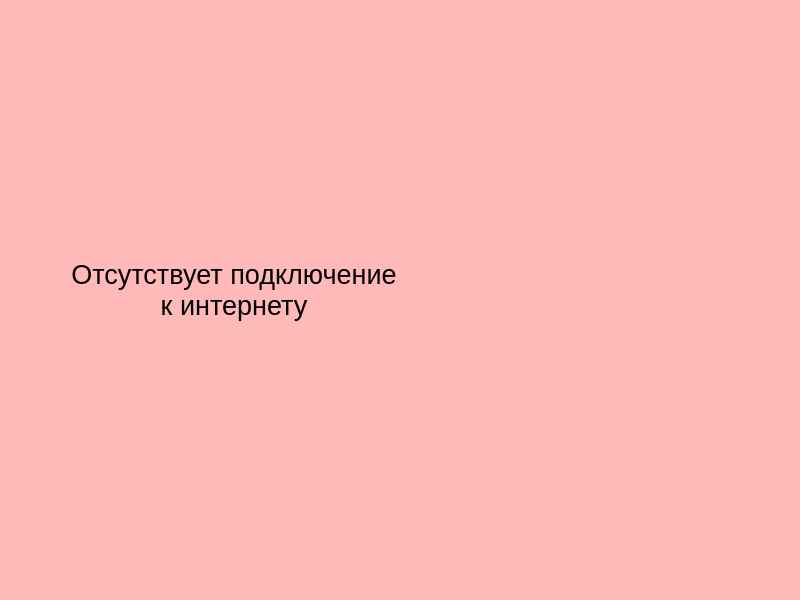
<?xml version="1.0" encoding="UTF-8"?>
<ui version="4.0">
 <class>MainWindow</class>
 <widget class="QMainWindow" name="MainWindow">
  <property name="enabled">
   <bool>true</bool>
  </property>
  <property name="geometry">
   <rect>
    <x>0</x>
    <y>0</y>
    <width>800</width>
    <height>600</height>
   </rect>
  </property>
  <property name="minimumSize">
   <size>
    <width>800</width>
    <height>600</height>
   </size>
  </property>
  <property name="maximumSize">
   <size>
    <width>800</width>
    <height>600</height>
   </size>
  </property>
  <property name="windowTitle">
   <string>Ошибка соединения</string>
  </property>
  <property name="autoFillBackground">
   <bool>true</bool>
  </property>
  <property name="styleSheet">
   <string notr="true">background-color: rgb(255, 185, 185);</string>
  </property>
  <widget class="QWidget" name="centralwidget">
   <widget class="QWidget" name="horizontalLayoutWidget">
    <property name="geometry">
     <rect>
      <x>0</x>
      <y>-90</y>
      <width>944</width>
      <height>761</height>
     </rect>
    </property>
    <layout class="QHBoxLayout" name="horizontalLayout">
     <item>
      <widget class="QLabel" name="label">
       <property name="minimumSize">
        <size>
         <width>400</width>
         <height>200</height>
        </size>
       </property>
       <property name="maximumSize">
        <size>
         <width>400</width>
         <height>200</height>
        </size>
       </property>
       <property name="font">
        <font>
         <pointsize>20</pointsize>
        </font>
       </property>
       <property name="toolTip">
        <string>&lt;html&gt;&lt;head/&gt;&lt;body&gt;&lt;p align=&quot;center&quot;&gt;&lt;br/&gt;&lt;/p&gt;&lt;/body&gt;&lt;/html&gt;</string>
       </property>
       <property name="text">
        <string>Отсутствует подключение 
к интернету</string>
       </property>
       <property name="alignment">
        <set>Qt::AlignCenter</set>
       </property>
      </widget>
     </item>
     <item>
      <widget class="QLabel" name="label_2">
       <property name="minimumSize">
        <size>
         <width>435</width>
         <height>530</height>
        </size>
       </property>
       <property name="maximumSize">
        <size>
         <width>435</width>
         <height>530</height>
        </size>
       </property>
       <property name="frameShape">
        <enum>QFrame::NoFrame</enum>
       </property>
       <property name="lineWidth">
        <number>-16</number>
       </property>
       <property name="text">
        <string/>
       </property>
       <property name="pixmap">
        <pixmap>../cat_no_wifi.png</pixmap>
       </property>
       <property name="scaledContents">
        <bool>true</bool>
       </property>
       <property name="alignment">
        <set>Qt::AlignCenter</set>
       </property>
       <property name="wordWrap">
        <bool>true</bool>
       </property>
      </widget>
     </item>
    </layout>
   </widget>
  </widget>
  <widget class="QMenuBar" name="menubar">
   <property name="geometry">
    <rect>
     <x>0</x>
     <y>0</y>
     <width>800</width>
     <height>26</height>
    </rect>
   </property>
  </widget>
  <widget class="QStatusBar" name="statusbar"/>
 </widget>
 <resources>
  <include location="../1.qrc"/>
 </resources>
 <connections/>
</ui>
